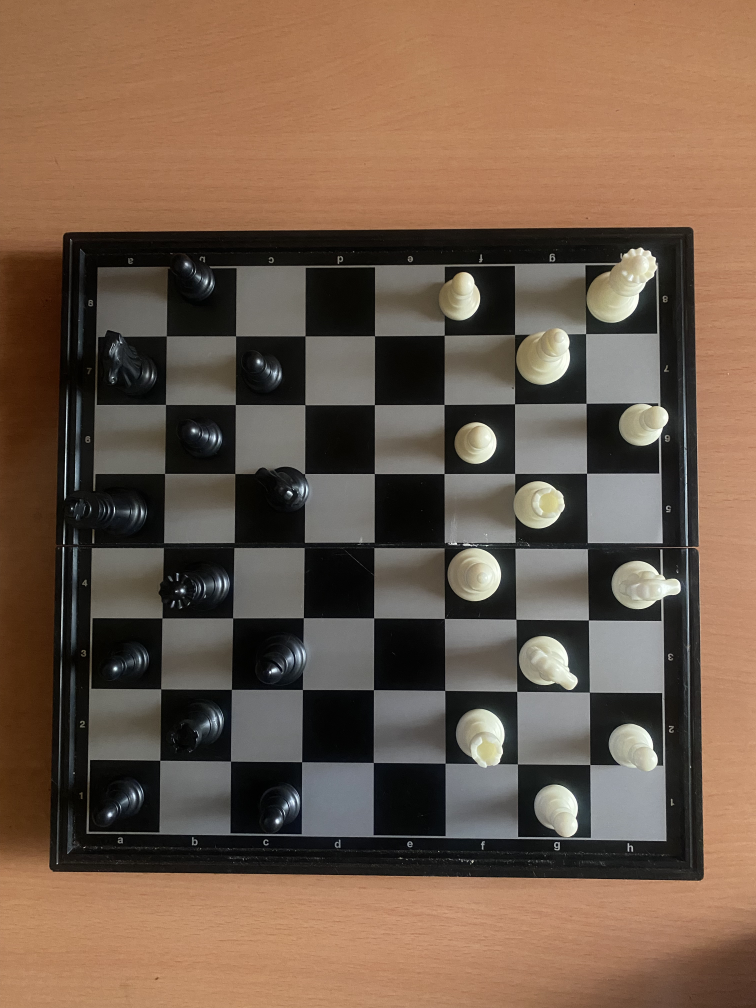
#> input picture Part 2_Object Counting_Finding line_Image Compression/q2_data/2a.jpg, 3024 x 4032 px, given in place of cv_cover.jpg, which was not available (shown at 1/4 size)
$ python HarryPotterize.py '../../Part 2_Object Counting_Finding line_Image Compression/q2_data/2a.jpg'
#> lines starting #> are read from the running program, lines starting #| are printed output that depends on the picture; pictures that were not available may be replaced by others from this repository, and a replacement may not be noted
### Part 3_Homographies_Augumented Reality_Panorama/python/matchPics1.py
import numpy as np
import cv2

def matchPics1(I1, I2):
    # Convert Images to GrayScale
    gray1 = cv2.cvtColor(I1, cv2.COLOR_BGR2GRAY)
    gray2 = cv2.cvtColor(I2, cv2.COLOR_BGR2GRAY)

    # Initialize SIFT Detector
    sift = cv2.SIFT_create()

    # Detect Keypoints and Compute Descriptors
    keypoints1, desc1 = sift.detectAndCompute(gray1, None)
    keypoints2, desc2 = sift.detectAndCompute(gray2, None)

    # Use BFMatcher with default parameters
    bf = cv2.BFMatcher()
    matches = bf.knnMatch(desc1, desc2, k=2)

    # Apply ratio test
    ratio = 0.65
    good_matches = []
    for m, n in matches:
        if m.distance < ratio * n.distance:
            good_matches.append(m)

    return good_matches, keypoints1, keypoints2

### Part 3_Homographies_Augumented Reality_Panorama/python/HarryPotterize.py
import numpy as np
import cv2
import skimage.io
import skimage.color
import skimage.transform
from matchPics import matchPics
from matchPics1 import matchPics1
from planarH import computeH_ransac, compositeH
import matplotlib.pyplot as plt


#Write script for Q3.9

def main(method="BRIEF"):
    # Read images
    cv_cover = cv2.imread('../data/cv_cover.jpg')
#> cv_cover is the input picture: shape (4032, 3024, 3); mean B, G, R 75.1, 92.1, 114.1
    cv_desk = cv2.imread('../data/cv_desk.png')
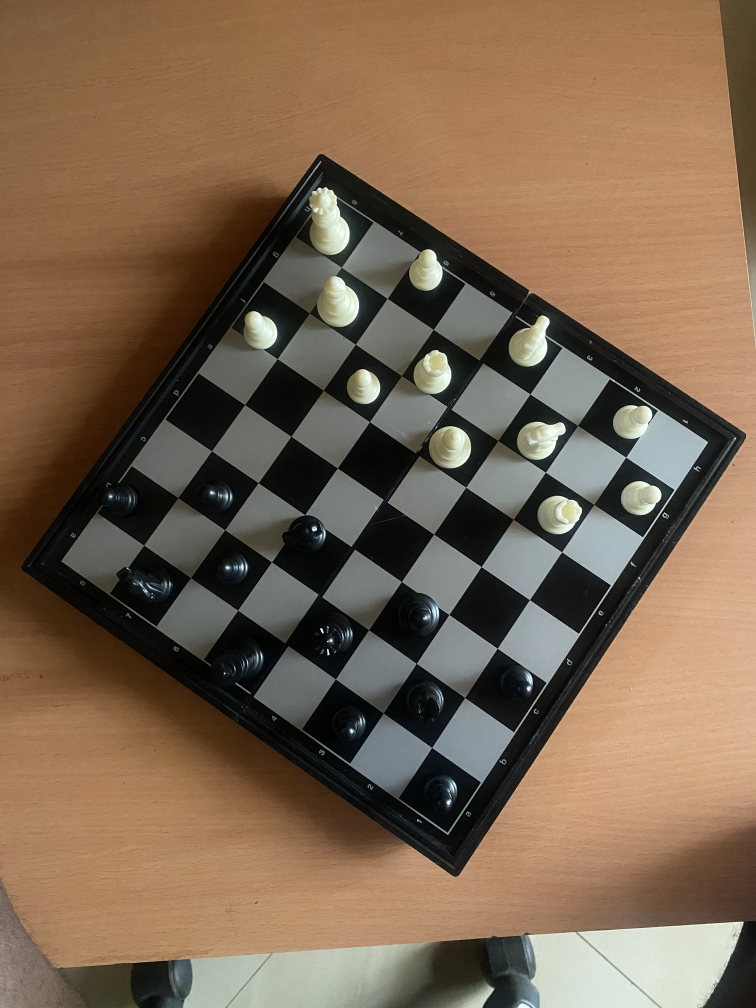
#> input picture Part 2_Object Counting_Finding line_Image Compression/q2_data/2b.jpg, 3024 x 4032 px, given in place of cv_desk.png, which was not available (shown at 1/4 size)
#> cv_desk is the input picture: shape (4032, 3024, 3); mean B, G, R 80.9, 101.8, 123.3
    hp_cover = cv2.imread('../data/hp_cover.jpg')

    if cv_cover is None or cv_desk is None or hp_cover is None:
        print("Could not read images.")
        return

    print(f"Using {method} for feature matching...")

    # Match features based on the chosen method
    if method.upper() == "BRIEF":
        matches, locs1, locs2 = matchPics(cv_desk, cv_cover)
        x1 = np.array([locs1[m[0]] for m in matches])
        x2 = np.array([locs2[m[1]] for m in matches])
    else:  # Use SIFT
        matches, keypoints1, keypoints2 = matchPics1(cv_desk, cv_cover)
#> in matchPics1, `gray1 = cv2.cvtColor(I1, cv2.COLOR_BGR2GRAY)`:
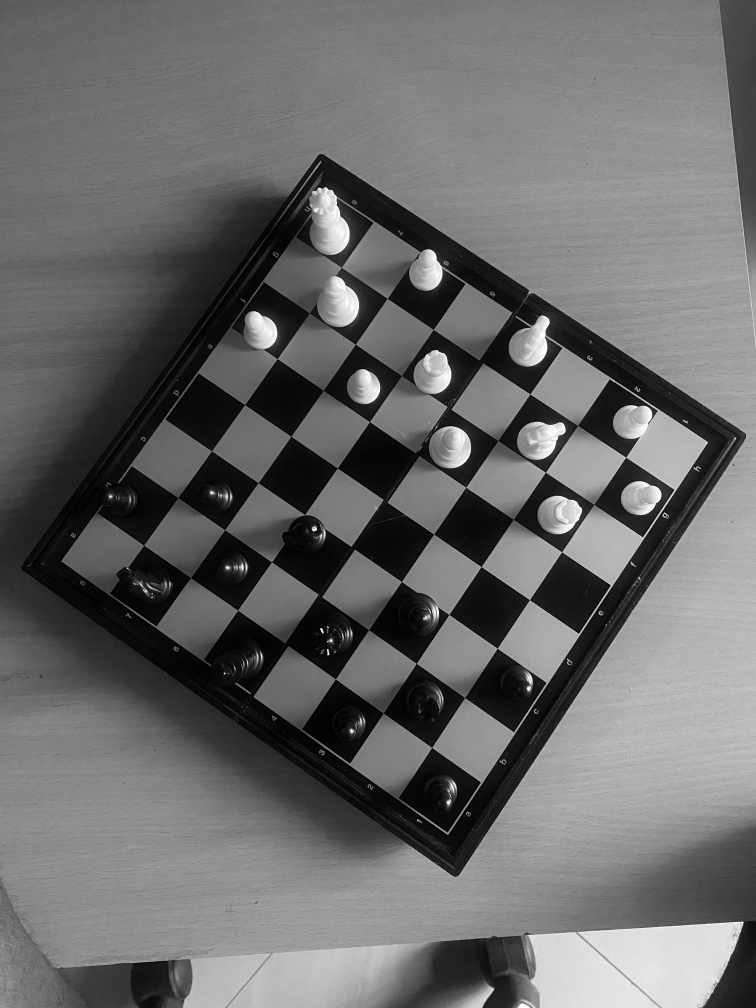
#> gray1: shape (4032, 3024) (shown at 1/4 size); min 0, max 255, mean 105.8
#> in matchPics1, `gray2 = cv2.cvtColor(I2, cv2.COLOR_BGR2GRAY)`:
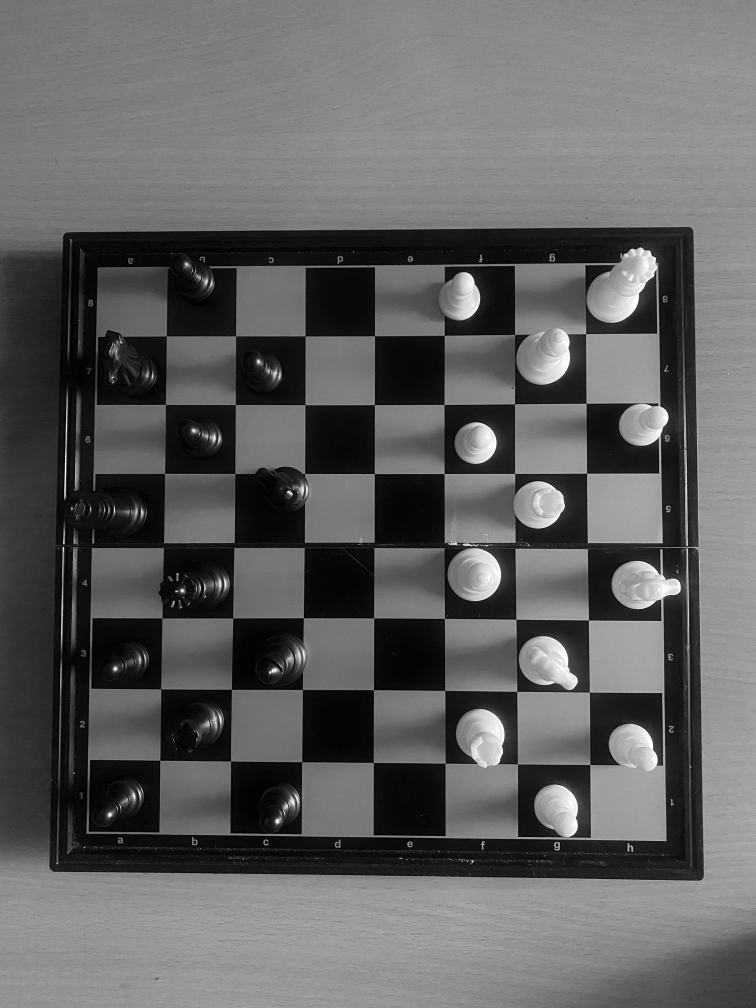
#> gray2: shape (4032, 3024) (shown at 1/4 size); min 0, max 255, mean 96.7
        x1 = np.array([keypoints1[m.queryIdx].pt for m in matches])
        x2 = np.array([keypoints2[m.trainIdx].pt for m in matches])

    print(f"Found {len(matches)} matching features")

    if len(matches) == 0:
        print("No matching features found.")
        return

    # Compute homography using RANSAC
    print("Computing homography using RANSAC...")
    H2to1, inliers = computeH_ransac(x1, x2)

    print(f"Homography computation complete. Number of inliers: {np.sum(inliers)}")

    # Resize hp_cover to match cv_cover dimensions
    print("Resizing hp_cover to match cv_cover dimensions...")
    hp_cover_resized = cv2.resize(hp_cover, (cv_cover.shape[1], cv_cover.shape[0]))

    # Create composite image
    print("Creating composite image...")
    composite_img = compositeH(H2to1, hp_cover_resized, cv_desk)

    # Print out the Composite Imge
    # Convert BGR to RGB for correct display
    composite_img_rgb = cv2.cvtColor(composite_img, cv2.COLOR_BGR2RGB)

    # Display using Matplotlib
    plt.imshow(composite_img_rgb)
    plt.axis("off")
    plt.title("Harry Potterized Image")
    plt.show()

    # Save result
    output_file = 'harrypotterized11.jpg'
    cv2.imwrite(output_file, composite_img)

    print(f"Done! Composite image saved as '{output_file}'")

if __name__ == '__main__':
    import sys
    method = sys.argv[1] if len(sys.argv) > 1 else "BRIEF"
#> (the run stopped early here; a loop or call above may not have finished)
